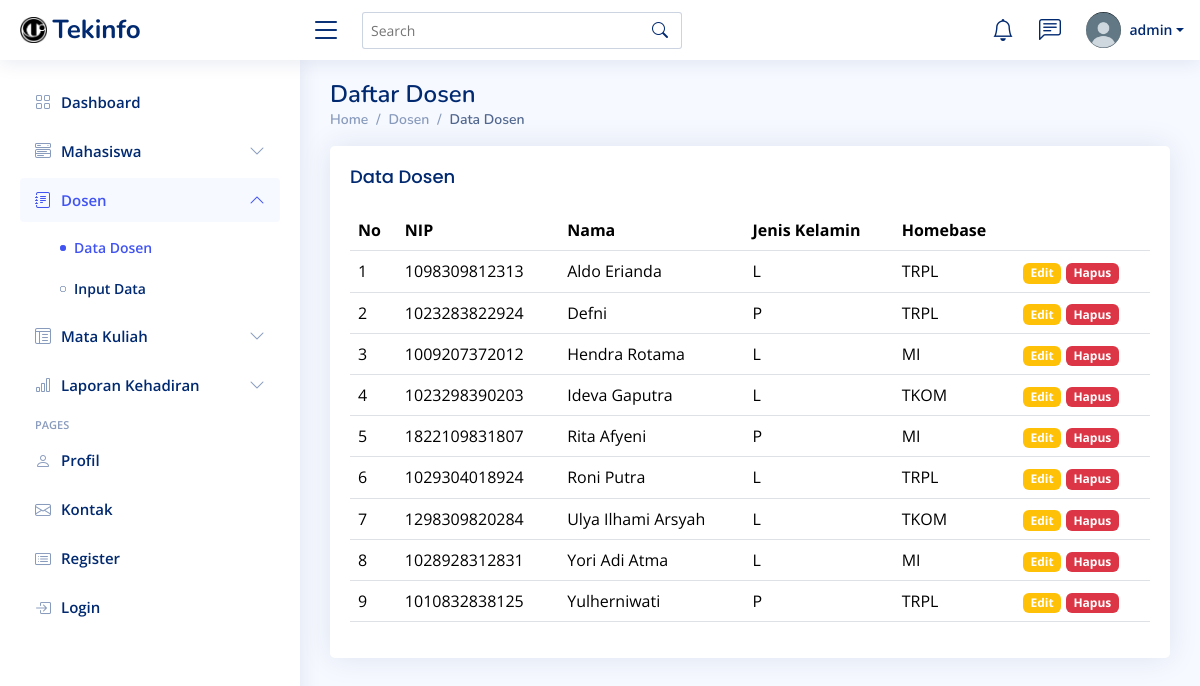
Page /modul/dosen/data-dosen.php (signed in) on the committed database.
### tables this page shows
CREATE TABLE `dosen` (
  `id` int(11) NOT NULL,
  `nip` varchar(50) NOT NULL,
  `nama` varchar(50) NOT NULL,
  `jenis_kelamin` enum('L','P') NOT NULL,
  `homebase` enum('TRPL','MI','TKOM') NOT NULL
);

### modul/dosen/data-dosen.php (the view, shortened to what this page needs)
<?php
    require '../../koneksi.php';
    $query = "SELECT * FROM dosen  ORDER BY nama ";
    $result = $db->query($query);
?>
<!DOCTYPE html>
<html lang="en">
<head>
  <link href="../assets/vendor/bootstrap/css/bootstrap.min.css" rel="stylesheet">
  <link href="../assets/vendor/bootstrap-icons/bootstrap-icons.css" rel="stylesheet">
  <link href="../assets/vendor/boxicons/css/boxicons.min.css" rel="stylesheet">
  <link href="../assets/vendor/quill/quill.snow.css" rel="stylesheet">
  <link href="../assets/vendor/quill/quill.bubble.css" rel="stylesheet">
  <link href="../assets/vendor/remixicon/remixicon.css" rel="stylesheet">
  <link href="../assets/vendor/simple-datatables/style.css" rel="stylesheet">
  <link href="../assets/css/style.css" rel="stylesheet">
</head>
<body>
  <header id="header" class="header fixed-top d-flex align-items-center">
<div class="d-flex align-items-center justify-content-between">
  <a href="#" class="logo d-flex align-items-center">
    <img src="../assets/img/Logo Ti.png" alt="">
    <span class="d-none d-lg-block">Tekinfo</span>
  </a>
  <i class="bi bi-list toggle-sidebar-btn"></i>
</div>
<div class="search-bar">
  <form class="search-form d-flex align-items-center" method="POST" action="#">
    <input type="text" name="query" placeholder="Search" title="Enter search keyword">
    <button type="submit" title="Search"><i class="bi bi-search"></i></button>
  </form>
</div>
<nav class="header-nav ms-auto">
  <ul class="d-flex align-items-center">
    <li class="nav-item dropdown">
      <a class="nav-link nav-icon" href="#" data-bs-toggle="dropdown">
        <i class="bi bi-bell"></i>
      </a>
    </li>
    <li class="nav-item dropdown">
      <a class="nav-link nav-icon" href="#" data-bs-toggle="dropdown">
        <i class="bi bi-chat-left-text"></i>
      </a>
    </li>
    <li class="nav-item dropdown pe-3">
      <a class="nav-link nav-profile d-flex align-items-center pe-0" href="#" data-bs-toggle="dropdown">
        <img src="../assets/img/icon.jpg" alt="Profile" class="rounded-circle">
        <span class="d-none d-md-block dropdown-toggle ps-2"><?=   $_SESSION['nama']?></span>
      </a>
    </li>
  </ul>
</nav>
</header>
<aside id="sidebar" class="sidebar">
<ul class="sidebar-nav" id="sidebar-nav">
  <li class="nav-item">
    <a class="nav-link collapsed" href="../../index.php">
      <i class="bi bi-grid"></i>
      <span>Dashboard</span>
    </a>
  </li>
  <li class="nav-item">
    <a class="nav-link collapsed" data-bs-target="#components-nav" data-bs-toggle="collapse" href="#">
      <i class="bi bi-menu-button-wide"></i><span>Mahasiswa</span><i class="bi bi-chevron-down ms-auto"></i>
    </a>
  </li>
  <li class="nav-item">
    <a class="nav-link " data-bs-target="#forms-nav" data-bs-toggle="collapse" href="#">
      <i class="bi bi-journal-text"></i><span>Dosen</span><i class="bi bi-chevron-down ms-auto"></i>
    </a>
    <ul id="forms-nav" class="nav-content collapse show" data-bs-parent="#sidebar-nav">
      <li>
        <a href="#" class="active">
          <i class="bi bi-circle"></i><span>Data Dosen</span>
        </a>
      </li>
      <?php
      if ($_SESSION['level']=='admin'){
      ?>
      <li>
      <li>
        <a href="input-dosen.php">
          <i class="bi bi-circle"></i><span>Input Data</span>
        </a>
      </li>
      <?php } ?>
    </ul>
  </li>
  <li class="nav-item">
    <a class="nav-link collapsed" data-bs-target="#tables-nav" data-bs-toggle="collapse" href="#">
      <i class="bi bi-layout-text-window-reverse"></i><span>Mata Kuliah</span><i class="bi bi-chevron-down ms-auto"></i>
    </a>
  </li>
  <li class="nav-item">
        <a class="nav-link collapsed" data-bs-target="#charts-nav" data-bs-toggle="collapse" href="#">
          <i class="bi bi-bar-chart"></i><span>Laporan Kehadiran</span><i class="bi bi-chevron-down ms-auto"></i>
        </a>
      </li>
  <li class="nav-heading">Pages</li>
  <li class="nav-item">
    <a class="nav-link collapsed" href="../../profil.php">
      <i class="bi bi-person"></i>
      <span>Profil</span>
    </a>
  </li>
  <li class="nav-item">
    <a class="nav-link collapsed" href="#">
      <i class="bi bi-envelope"></i>
      <span>Kontak</span>
    </a>
  </li>
  <li class="nav-item">
    <a class="nav-link collapsed" href="../../buat-akun.php">
      <i class="bi bi-card-list"></i>
      <span>Register</span>
    </a>
  </li>
  <li class="nav-item">
    <a class="nav-link collapsed" href="../../login.php">
      <i class="bi bi-box-arrow-in-right"></i>
      <span>Login</span>
    </a>
  </li>
</ul>
</aside>
<main id="main" class="main">
    <div class="pagetitle">
      <h1 text-align="center">Daftar Dosen</h1>
      <nav>
        <ol class="breadcrumb">
          <li class="breadcrumb-item"><a href="../../index.php">Home</a></li>
          <li class="breadcrumb-item ">Dosen</li>
          <li class="breadcrumb-item active">Data Dosen</li>
        </ol>
      </nav>
    </div>
    <section class="section dashboard">
      <div class="row">
      <section class="section">
      <div class="row">
        <div class="col-lg-12">
          <div class="card">
            <div class="card-body">
              <h5 class="card-title">Data Dosen</h5>
              <table class="table datatable">
                <thead>
                  <tr>
                    <th>No</th>
                    <th>
                      NIP
                    </th>
                    <th>Nama</th>
                    <th>Jenis Kelamin</th>
                    <th>Homebase</th>
                    <?php
                    if ($_SESSION['level'] == 'admin') {
                    ?>
                    <th></th>
                    <?php
                      }
                    ?>
                  </tr>
                </thead>
                <tbody>
                <?php $nomor = 1;
                  foreach ($result as $row):
                ?>
                <tr>
                    <td><?= $nomor++ ?></td>
                    <td><?= $row['nip'] ?></td>
                    <td><?= $row['nama'] ?></td>
                    <td><?= $row['jenis_kelamin'] ?></td>
                    <td><?= $row['homebase'] ?></td>
                    <?php
                    if ($_SESSION['level'] == 'admin') {
                    ?>
                    <td>
                        <a class="badge bg-warning" href="edit-dosen.php?id=<?php echo $row['id']?>">Edit</a>
                        <a class="badge bg-danger" onclick="return confirm('Apakah kamu yakin ingin menghapus?')" href="hapus.php?id=<?php echo $row['id']?>">Hapus</a>
                    </td>
                    <?php
                      }
                    ?>
                </tr>
                <?php endforeach ?>
                </tbody>
              </table>
            </div>
          </div>
        </div>
      </div>
    </section>
</main>
</body>
</html>

### modul/assets/css/style.css (style rules this page uses)
:root { scroll-behavior: smooth; }
body { font-family: "Open Sans", sans-serif; background: #f6f9ff; color: #444444; }
a { color: #4154f1; text-decoration: none; }
h1, h2, h3, h4, h5, h6 { font-family: "Nunito", sans-serif; }
#main { margin-top: 60px; padding: 20px 30px; transition: all 0.3s; }
.pagetitle { margin-bottom: 10px; }
.pagetitle h1 { font-size: 24px; margin-bottom: 0; font-weight: 600; color: #012970; }
.card { margin-bottom: 30px; border: none; border-radius: 5px; box-shadow: 0px 0 30px rgba(1, 41, 112, 0.1); }
.card-title { padding: 20px 0 15px 0; font-size: 18px; font-weight: 500; color: #012970; font-family: "Poppins", sans-serif; }
.card-body { padding: 0 20px 20px 20px; }
.breadcrumb { font-size: 14px; font-family: "Nunito", sans-serif; color: #899bbd; font-weight: 600; }
.breadcrumb a { color: #899bbd; transition: 0.3s; }
.breadcrumb .breadcrumb-item::before { color: #899bbd; }
.breadcrumb .active { color: #51678f; font-weight: 600; }
.logo { line-height: 1; }
@media (min-width: 1200px) { .logo { width: 280px; } }
.logo img { max-height: 26px; margin-right: 6px; }
.logo span { font-size: 26px; font-weight: 700; color: #012970; font-family: "Nunito", sans-serif; }
.header { transition: all 0.5s; z-index: 997; height: 60px; box-shadow: 0px 2px 20px rgba(1, 41, 112, 0.1); background-color: #fff; padding-left: 20px; }
.header .toggle-sidebar-btn { font-size: 32px; padding-left: 10px; cursor: pointer; color: #012970; }
.header .search-bar { min-width: 360px; padding: 0 20px; }
.header .search-form { width: 100%; }
.header .search-form input { border: 0; font-size: 14px; color: #012970; border: 1px solid rgba(1, 41, 112, 0.2); padding: 7px 38px 7px 8px; border-radius: 3px; transition: 0.3s; width: 100%; }
.header .search-form button { border: 0; padding: 0; margin-left: -30px; background: none; }
.header .search-form button i { color: #012970; }
.header-nav ul { list-style: none; }
.header-nav>ul { margin: 0; padding: 0; }
.header-nav .nav-icon { font-size: 22px; color: #012970; margin-right: 25px; position: relative; }
.header-nav .nav-profile { color: #012970; }
.header-nav .nav-profile img { max-height: 36px; }
.header-nav .nav-profile span { font-size: 14px; font-weight: 600; }
.sidebar { position: fixed; top: 60px; left: 0; bottom: 0; width: 300px; z-index: 996; transition: all 0.3s; padding: 20px; overflow-y: auto; scrollbar-width: thin; scrollbar-color: #aab7cf transparent; box-shadow: 0px 0px 20px rgba(1, 41, 112, 0.1); background-color: #fff; }
@media (min-width: 1200px) { #main, #footer { margin-left: 300px; } }
.sidebar-nav { padding: 0; margin: 0; list-style: none; }
.sidebar-nav li { padding: 0; margin: 0; list-style: none; }
.sidebar-nav .nav-item { margin-bottom: 5px; }
.sidebar-nav .nav-heading { font-size: 11px; text-transform: uppercase; color: #899bbd; font-weight: 600; margin: 10px 0 5px 15px; }
.sidebar-nav .nav-link { display: flex; align-items: center; font-size: 15px; font-weight: 600; color: #4154f1; transition: 0.3; background: #f6f9ff; padding: 10px 15px; border-radius: 4px; }
.sidebar-nav .nav-link i { font-size: 16px; margin-right: 10px; color: #4154f1; }
.sidebar-nav .nav-link.collapsed { color: #012970; background: #fff; }
.sidebar-nav .nav-link.collapsed i { color: #899bbd; }
.sidebar-nav .nav-link .bi-chevron-down { margin-right: 0; transition: transform 0.2s ease-in-out; }
.sidebar-nav .nav-link:not(.collapsed) .bi-chevron-down { transform: rotate(180deg); }
.sidebar-nav .nav-content { padding: 5px 0 0 0; margin: 0; list-style: none; }
.sidebar-nav .nav-content a { display: flex; align-items: center; font-size: 14px; font-weight: 600; color: #012970; transition: 0.3; padding: 10px 0 10px 40px; transition: 0.3s; }
.sidebar-nav .nav-content a i { font-size: 6px; margin-right: 8px; line-height: 0; border-radius: 50%; }
.sidebar-nav .nav-content a:hover, .sidebar-nav .nav-content a.active { color: #4154f1; }
.sidebar-nav .nav-content a.active i { background-color: #4154f1; }

### rows in the picture
dosen: nip "1098309812313", nama "Aldo Erianda", jenis_kelamin "L", homebase "TRPL"
dosen: nip "1023283822924", nama "Defni", jenis_kelamin "P", homebase "TRPL"
dosen: nip "1009207372012", nama "Hendra Rotama", jenis_kelamin "L", homebase "MI"
dosen: nip "1023298390203", nama "Ideva Gaputra", jenis_kelamin "L", homebase "TKOM"
dosen: nip "1822109831807", nama "Rita Afyeni", jenis_kelamin "P", homebase "MI"
dosen: nip "1029304018924", nama "Roni Putra", jenis_kelamin "L", homebase "TRPL"
dosen: nip "1298309820284", nama "Ulya Ilhami Arsyah", jenis_kelamin "L", homebase "TKOM"
dosen: nip "1028928312831", nama "Yori Adi Atma", jenis_kelamin "L", homebase "MI"
dosen: nip "1010832838125", nama "Yulherniwati", jenis_kelamin "P", homebase "TRPL"

### other values in the picture
$_SESSION['nama'] "admin"
